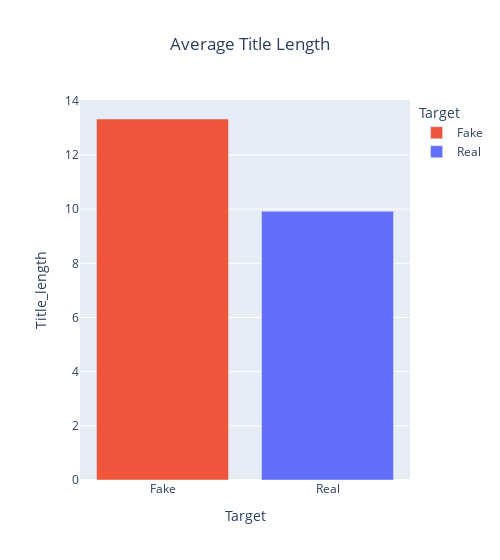

Notebook code cell kept with this figure:
### Code cell
# create bar chart of average title lengths for real and fake articles
avg_title = px.bar(
    avg_lengths,
    x = 'Target',
    y = 'Title_length',
    title="Average Title Length",
    color= "Target",
    color_discrete_map={
        "Real":"#636efa",
        "Fake":"#ef553b"
    },
    width = 500)
avg_title.update_layout(
    title = {
        "xanchor":"center",
        "x" : 0.5,
    }
)

### Figure 1 — Plotly figure (JSON) as saved in the notebook; plotly's stock layout.template omitted (floating-point values rounded to 4 significant figures)
{"data": [{"alignmentgroup": "True", "hovertemplate": "Target=%{x}<br>Title_length=%{y}<extra></extra>", "legendgroup": "Fake", "marker": {"color": "#ef553b", "pattern": {"shape": ""}}, "name": "Fake", "offsetgroup": "Fake", "orientation": "v", "showlegend": true, "textposition": "auto", "type": "bar", "x": ["Fake"], "xaxis": "x", "y": [13.33], "yaxis": "y"}, {"alignmentgroup": "True", "hovertemplate": "Target=%{x}<br>Title_length=%{y}<extra></extra>", "legendgroup": "Real", "marker": {"color": "#636efa", "pattern": {"shape": ""}}, "name": "Real", "offsetgroup": "Real", "orientation": "v", "showlegend": true, "textposition": "auto", "type": "bar", "x": ["Real"], "xaxis": "x", "y": [9.919], "yaxis": "y"}], "layout": {"barmode": "relative", "legend": {"title": {"text": "Target"}, "tracegroupgap": 0}, "title": {"text": "Average Title Length", "x": 0.5, "xanchor": "center"}, "width": 500, "xaxis": {"anchor": "y", "categoryarray": ["Fake", "Real"], "categoryorder": "array", "domain": [0, 1], "title": {"text": "Target"}}, "yaxis": {"anchor": "x", "domain": [0, 1], "title": {"text": "Title_length"}}}}
